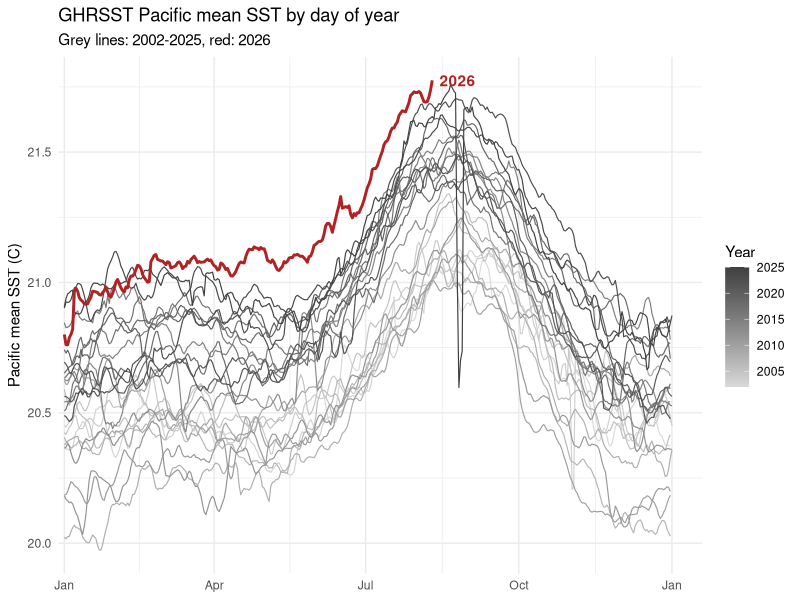
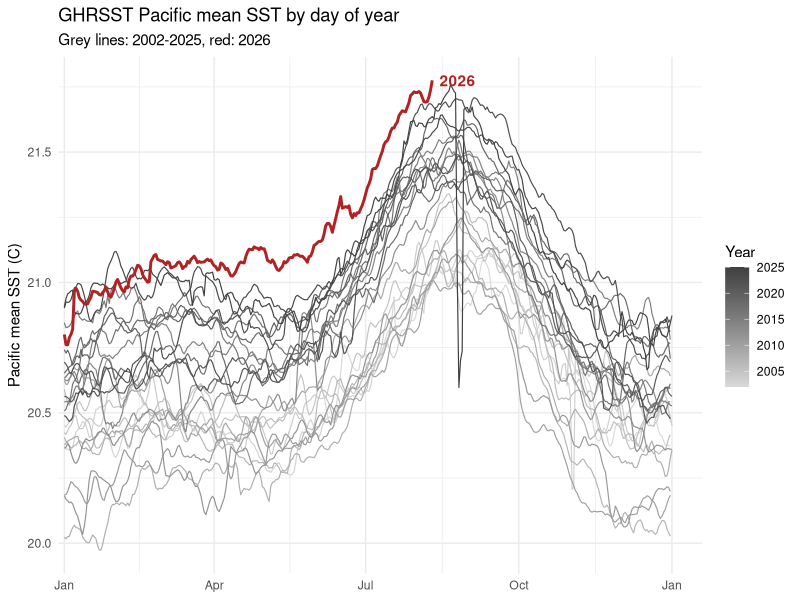

Reproduce these figures in R, in order.
## Pacific mean SST climatology-style plot:
## one line per year over day-of-year, shaded light->dark by year,
## with the current year drawn on top in colour.

library(ggplot2)

d <- read.csv("ghrsst_pacific_sst.csv")
d$date <- as.Date(d$date)
d$year <- as.integer(format(d$date, "%Y"))
d$doy  <- as.integer(format(d$date, "%j"))

## if the values are Kelvin, make them Celsius
if (mean(d$pacific_mean, na.rm = TRUE) > 100) {
  d$pacific_mean <- d$pacific_mean - 273.15
}

this_year <- as.integer(format(Sys.Date(), "%Y"))
past    <- d[d$year <  this_year, ]
current <- d[d$year == this_year, ]

ggplot() +
  geom_line(data = past,
            aes(doy, pacific_mean, group = year, colour = year),
            linewidth = 0.4) +
  scale_colour_gradient(low = "grey85", high = "grey25", name = "Year",
                        breaks = pretty(range(past$year), 4)) +
  geom_line(data = current,
            aes(doy, pacific_mean),
            colour = "firebrick", linewidth = 1) +
  annotate("text",
           x = max(current$doy), y = current$pacific_mean[which.max(current$doy)],
           label = this_year, colour = "firebrick",
           hjust = -0.2, fontface = "bold") +
  scale_x_continuous(breaks = c(1, 91, 182, 274, 366),
                     labels = c("Jan", "Apr", "Jul", "Oct", "Jan"),
                     expand = expansion(mult = c(0.01, 0.05))) +
  labs(x = NULL, y = "Pacific mean SST (C)",
       title = "GHRSST Pacific mean SST by day of year",
       subtitle = sprintf("Grey lines: %i-%i, red: %i",
                          min(past$year), max(past$year), this_year)) +
  theme_minimal()

ggsave("ghrsst_pacific_doy.png", width = 10, height = 6, dpi = 150)

## bonus: per-doy climatology table if you want stats rather than the plot
clim <- aggregate(pacific_mean ~ doy, data = past,
                  FUN = function(x) c(mean = mean(x), min = min(x), max = max(x)))
clim <- do.call(data.frame, clim)
names(clim) <- c("doy", "clim_mean", "clim_min", "clim_max")
head(clim)
